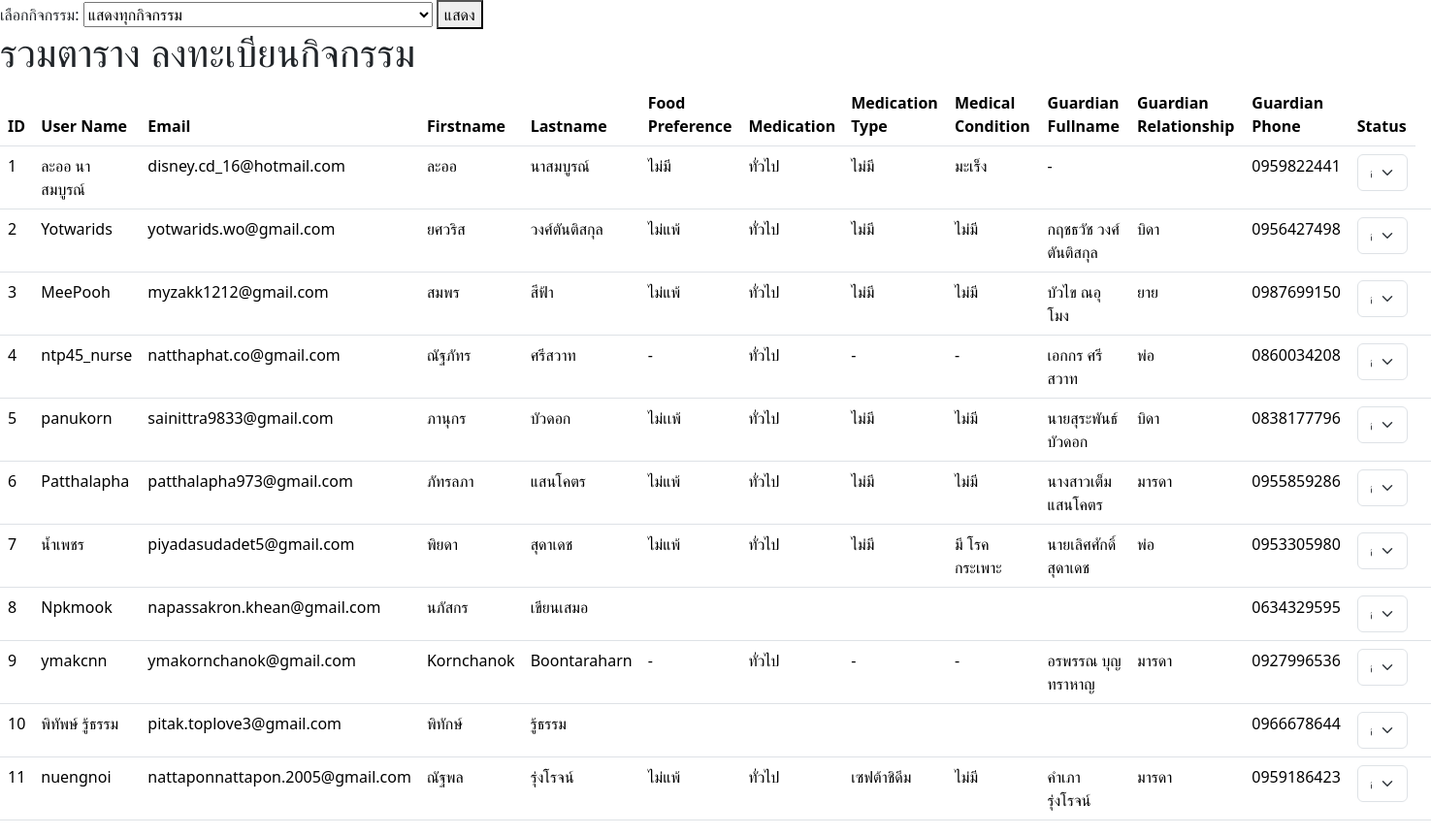
/Dashboard/data_all_activity.php (signed in), run on the app's committed database.
### tables this page shows
CREATE TABLE `ysdn_activity_registration` (
  `id` int NOT NULL,
  `user_id` int DEFAULT NULL,
  `activity_id` int DEFAULT NULL,
  `food_preference` varchar(255) DEFAULT NULL,
  `food_type` varchar(255) DEFAULT NULL,
  `medication_type` varchar(255) DEFAULT NULL,
  `medical_condition` varchar(255) DEFAULT NULL,
  `guardian_fullname` varchar(255) DEFAULT NULL,
  `guardian_relationship` varchar(255) DEFAULT NULL,
  `guardian_phone` varchar(255) DEFAULT NULL,
  `created_at` timestamp NOT NULL DEFAULT CURRENT_TIMESTAMP,
  `updated_at` timestamp NOT NULL DEFAULT CURRENT_TIMESTAMP ON UPDATE CURRENT_TIMESTAMP,
  `status` enum('อนุมัติ','ไม่อนุมัติ') NOT NULL DEFAULT 'อนุมัติ'
);

CREATE TABLE `users` (
  `id` int UNSIGNED NOT NULL,
  `member_code` varchar(255) NOT NULL,
  `name` varchar(255) NOT NULL,
  `email` varchar(255) NOT NULL,
  `password` varchar(255) NOT NULL,
  `role` varchar(50) DEFAULT 'member',
  `token` varchar(255) DEFAULT NULL,
  `reset_token` varchar(255) DEFAULT NULL,
  `created_at` datetime DEFAULT CURRENT_TIMESTAMP,
  `updated_at` datetime DEFAULT NULL,
  `firstname` varchar(255) NOT NULL,
  `lastname` varchar(255) NOT NULL,
  `nickname` varchar(255) NOT NULL,
  `dob` varchar(255) NOT NULL,
  `gender_id` varchar(255) DEFAULT NULL,
  `address` varchar(255) NOT NULL,
  `district` varchar(255) NOT NULL,
  `amphoe` varchar(255) NOT NULL,
  `province` varchar(255) NOT NULL,
  `province_code` varchar(255) NOT NULL,
  `type` varchar(20) NOT NULL,
  `zipcode` varchar(255) NOT NULL,
  `phone` varchar(255) NOT NULL,
  `avatar` varchar(255) NOT NULL,
  `citizen_id` varchar(50) DEFAULT NULL,
  `level` varchar(50) DEFAULT 'LV1',
  `religion` varchar(50) NOT NULL,
  `blood_type` varchar(10) NOT NULL,
  `reset_token_created_at` datetime DEFAULT NULL
);

### src/Database/Db.php (called while the page is built, shortened)
<?php
class Db {
    private static ?PDO $instance = null;
    function __construct() {
        $this->pdo = self::getConnection();
    }
    private static function getConnection(): PDO {
        if (self::$instance === null) {
            $host = $_ENV['DB_HOST'];
            $port = $_ENV['DB_PORT'] ?? '3306';
            $name = $_ENV['DB_NAME'];
            $user = $_ENV['DB_USER'];
            $pass = $_ENV['DB_PASSWORD'];
            try {
                $dsn = "mysql:host={$host};port={$port};dbname={$name};charset=utf8mb4";
                $pdo = new PDO($dsn, $user, $pass);
                $pdo->setAttribute(PDO::ATTR_DEFAULT_FETCH_MODE, PDO::FETCH_ASSOC);
                $pdo->setAttribute(PDO::ATTR_ERRMODE, PDO::ERRMODE_EXCEPTION);
                self::$instance = $pdo;
            } catch (PDOException $e) {
                Logger::error('Database connection failed', ['error' => $e->getMessage()]);
                throw $e;
            }
        }
        return self::$instance;
    }
}

### src/Model/Activitycms.php (called while the page is built, shortened)
<?php
class Activitycms extends Db {
public function getRegisteredUsersForActivity($activityId = null)
{
    $sql = "
        SELECT
            ysdn_activity_registration.id,
            users.member_code,
            users.name,
            users.email,
            users.firstname,
            users.lastname,
            users.nickname,
            users.type,
            ysdn_activity.name AS activity_name,
            ysdn_activity_registration.food_preference,
            ysdn_activity_registration.food_type,
            ysdn_activity_registration.medication_type,
            ysdn_activity_registration.medical_condition,
            ysdn_activity_registration.guardian_fullname,
            ysdn_activity_registration.guardian_relationship,
            ysdn_activity_registration.guardian_phone,
            ysdn_activity_registration.created_at,
            ysdn_activity_registration.updated_at,
            ysdn_activity_registration.status
        FROM ysdn_activity_registration
        LEFT JOIN users ON ysdn_activity_registration.user_id = users.id
        LEFT JOIN ysdn_activity ON ysdn_activity_registration.activity_id = ysdn_activity.id";
    $stmt = $this->pdo->prepare($sql);
    $params = array();
    $stmt->execute($params);
    return $stmt->fetchAll();
}
    }

### Dashboard/data_all_activity.php (the view, shortened to what this page needs)
<?php
$activityModel = new Activitycms();
$activityId = $_GET['activityId'] ?? null;
$registeredUsers = $activityModel->getRegisteredUsersForActivity($activityId);
?>
<!DOCTYPE html>
<html lang="en">
    <head>
        <link href="https://cdn.jsdelivr.net/npm/bootstrap@5.3.2/dist/css/bootstrap.min.css" rel="stylesheet">
</head>
<body>
<form method="GET" action="">
    <label for="activityId">เลือกกิจกรรม:</label>
    <select name="activityId" id="activityId">
        <option value="">แสดงทุกกิจกรรม</option>
    </select>
    <button type="submit">แสดง</button>
</form>
    <h1>รวมตาราง ลงทะเบียนกิจกรรม</h1>
        <table class="table table-hover">
            <thead>
                <tr>
                    <th>ID</th>
                    <th>User Name</th>
                    <th>Email</th>
                    <th>Firstname</th>
                    <th>Lastname</th>
                    <th>Food Preference</th>
                    <th>Medication</th>
                    <th>Medication Type</th>
                    <th>Medical Condition</th>
                    <th>Guardian Fullname</th>
                    <th>Guardian Relationship</th>
                    <th>Guardian Phone</th>
                    <th>Status</th>
                </tr>
            </thead>
            <tbody>
                <?php foreach ($registeredUsers as $registeredUser) : ?>
                    <tr>
                        <td><?php echo $registeredUser['id']; ?></td>
                        <td><?php echo $registeredUser['name']; ?></td>
                        <td><?php echo $registeredUser['email']; ?></td>
                        <td><?php echo $registeredUser['firstname']; ?></td>
                        <td><?php echo $registeredUser['lastname']; ?></td>
                        <td><?php echo $registeredUser['food_preference']; ?></td>
                        <td><?php echo $registeredUser['food_type']; ?></td>
                        <td><?php echo $registeredUser['medication_type']; ?></td>
                        <td><?php echo $registeredUser['medical_condition']; ?></td>
                        <td><?php echo $registeredUser['guardian_fullname']; ?></td>
                        <td><?php echo $registeredUser['guardian_relationship']; ?></td>
                        <td><?php echo $registeredUser['guardian_phone']; ?></td>
                        <td>
                            <select name="act_status[]" class="form-select act-status-select" data-activity-id="<?= $registeredUser['id'] ?>">
                                <option value="อนุมัติ" <?php echo ($registeredUser['status'] == 'อนุมัติ') ? 'selected' : ''; ?>>อนุมัติ</option>
                            </select>
                        </td>
                        <td>
                    </tr>
                <?php endforeach; ?>
            </tbody>
        </table>
</body>
</html>

### data on the page
ysdn_activity_registration: id "1", user.name "ละออ นาสมบูรณ์", user.email "disney.cd_16@hotmail.com", user.firstname "ละออ", user.lastname "นาสมบูรณ์", food_preference "ไม่มี", food_type "ทั่วไป", medication_type "ไม่มี", medical_condition "มะเร็ง", guardian_fullname "-", guardian_phone "0959822441", status+id "อนุมัติ"
ysdn_activity_registration: id "2", user.name "Yotwarids", user.email "yotwarids.wo@gmail.com", user.firstname "ยศวริส", user.lastname "วงศ์ตันติสกุล", food_preference "ไม่แพ้", food_type "ทั่วไป", medication_type "ไม่มี", medical_condition "ไม่มี", guardian_fullname "กฤชธวัช วงศ์ตันติสกุล", guardian_relationship "บิดา", guardian_phone "0956427498", status+id "อนุมัติ"
ysdn_activity_registration: id "3", user.name "MeePooh", user.email "myzakk1212@gmail.com", user.firstname "สมพร", user.lastname "สีฟ้า", food_preference "ไม่แพ้", food_type "ทั่วไป", medication_type "ไม่มี", medical_condition "ไม่มี", guardian_fullname "บัวไข ณอุโมง", guardian_relationship "ยาย", guardian_phone "0987699150", status+id "อนุมัติ"
ysdn_activity_registration: id "4", user.name "ntp45_nurse", user.email "natthaphat.co@gmail.com", user.firstname "ณัฐภัทร", user.lastname "ศรีสวาท", food_preference "-", food_type "ทั่วไป", medication_type "-", medical_condition "-", guardian_fullname "เอกกร ศรีสวาท", guardian_relationship "พ่อ", guardian_phone "0860034208", status+id "อนุมัติ"
ysdn_activity_registration: id "5", user.name "panukorn", user.email "sainittra9833@gmail.com", user.firstname "ภานุกร", user.lastname "บัวดอก", food_preference "ไม่เเพ้", food_type "ทั่วไป", medication_type "ไม่มี", medical_condition "ไม่มี", guardian_fullname "นายสุระพันธ์ บัวดอก", guardian_relationship "บิดา", guardian_phone "0838177796", status+id "อนุมัติ"
ysdn_activity_registration: id "6", user.name "Patthalapha", user.email "patthalapha973@gmail.com", user.firstname "ภัทรลภา", user.lastname "แสนโคตร", food_preference "ไม่แพ้", food_type "ทั่วไป", medication_type "ไม่มี", medical_condition "ไม่มี", guardian_fullname "นางสาวเต็ม แสนโคตร", guardian_relationship "มารดา", guardian_phone "0955859286", status+id "อนุมัติ"
ysdn_activity_registration: id "7", user.name "น้ำเพชร", user.email "piyadasudadet5@gmail.com", user.firstname "พิยดา", user.lastname "สุดาเดช", food_preference "ไม่แพ้", food_type "ทั่วไป", medication_type "ไม่มี", medical_condition "มี โรคกระเพาะ", guardian_fullname "นายเลิศศักดิ์ สุดาเดช", guardian_relationship "พ่อ", guardian_phone "0953305980", status+id "อนุมัติ"
ysdn_activity_registration: id "8", user.name "Npkmook", user.email "napassakron.khean@gmail.com", user.firstname "นภัสกร", user.lastname "เขียนเสมอ", guardian_phone "0634329595", status+id "อนุมัติ"
ysdn_activity_registration: id "9", user.name "ymakcnn", user.email "ymakornchanok@gmail.com", user.firstname "Kornchanok", user.lastname "Boontaraharn", food_preference "-", food_type "ทั่วไป", medication_type "-", medical_condition "-", guardian_fullname "อรพรรณ บุญทราหาญ", guardian_relationship "มารดา", guardian_phone "0927996536", status+id "อนุมัติ"
ysdn_activity_registration: id "10", user.name "พิทัพษ์ รู้ธรรม", user.email "pitak.toplove3@gmail.com", user.firstname "พิทักษ์", user.lastname "รู้ธรรม", guardian_phone "0966678644", status+id "อนุมัติ"
ysdn_activity_registration: id "11", user.name "nuengnoi", user.email "nattaponnattapon.2005@gmail.com", user.firstname "ณัฐพล", user.lastname "รุ่งโรจน์", food_preference "ไม่แพ้", food_type "ทั่วไป", medication_type "เซฟต้าชิดีม", medical_condition "ไม่มี", guardian_fullname "คำเภา รุ่งโรจน์", guardian_relationship "มารดา", guardian_phone "0959186423", status+id "อนุมัติ"
